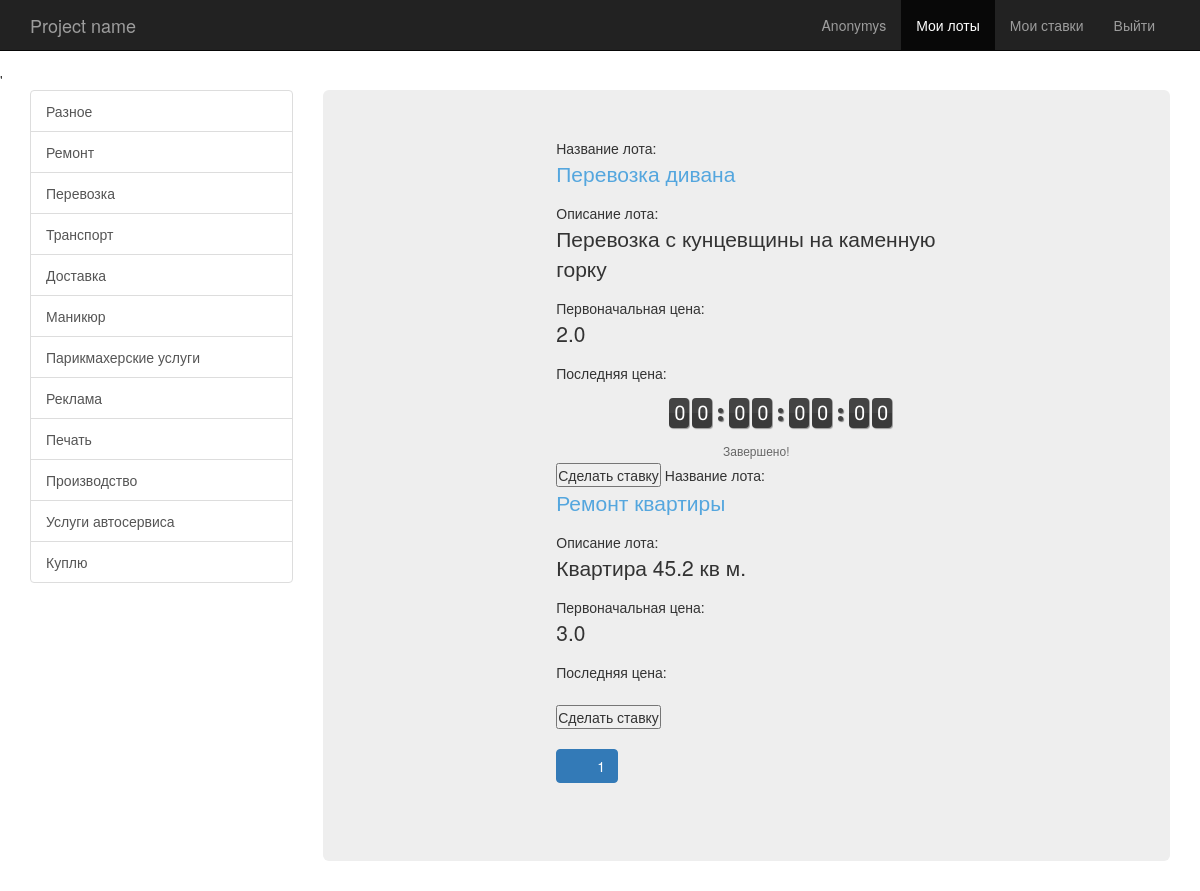
The app's page /category/3/, older data.
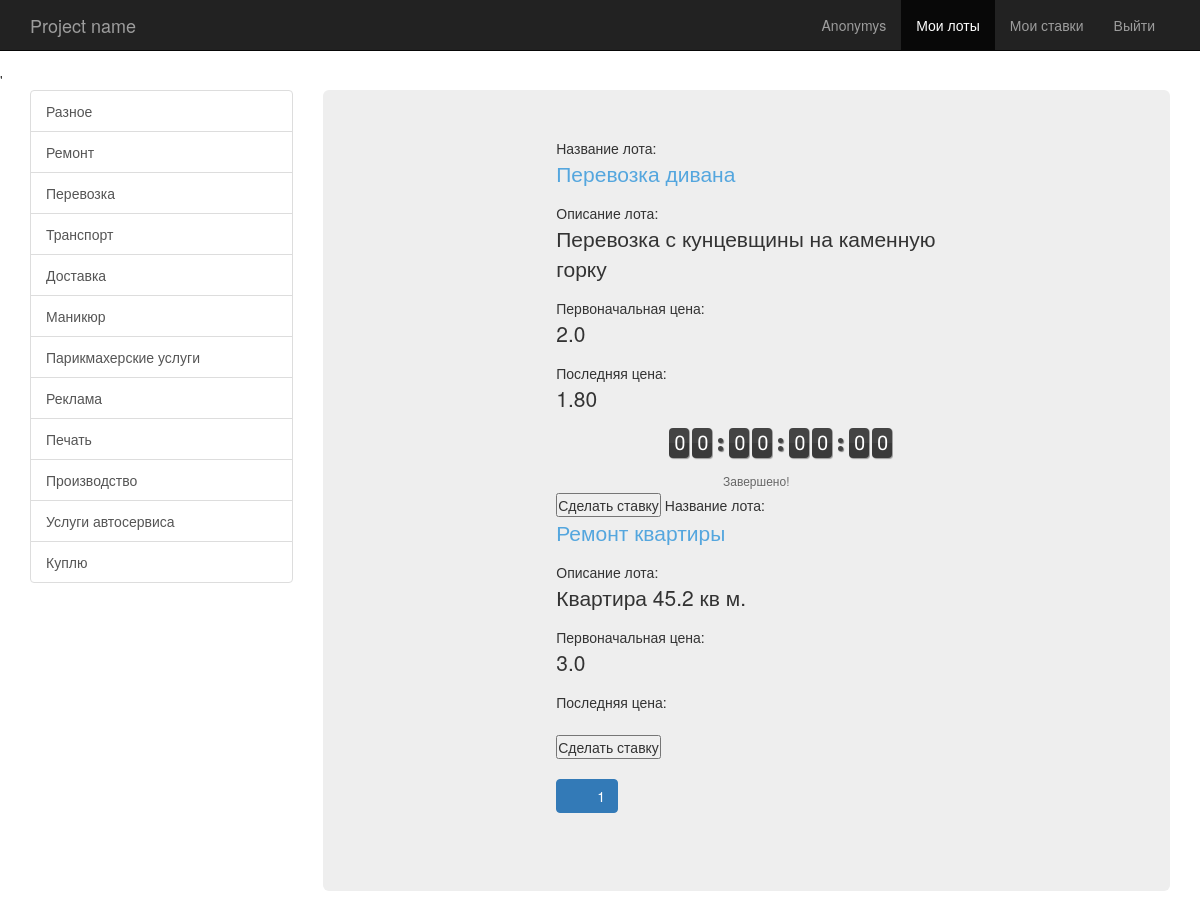
The same page, newer data.
### hollau/models.py (models this page shows, shortened)
class Lot(models.Model):
    name = models.CharField(u"предложение", max_length=100)
    description = models.TextField(u"описание предложения")
    start_price = models.FloatField(u"стартовая цена")
    current_price = models.FloatField(u"текущая цена", blank=True, null=True)
    sold = models.BooleanField(u"продано", default=False)
    author = models.ForeignKey(User, verbose_name=u"Аукционатор", related_name='lots', default="1")
    start_date = models.DateTimeField(u'начало продажи', auto_now_add=True)
    end_date = models.DateTimeField(u'окончание продажи')
    lastest_propose = models.DateTimeField(u'последнее предложение', blank=True, null=True)
    category = models.ForeignKey(Category, verbose_name=u'Категория', default=1)
    class Admin:
        list_display = ("name", "price", "propose", "lastest_propose", "bought")
        ordering = ("-lastest_propose", "end_date",)
    def propose(self):
        lastest = self.propose_set.order_by('-date')
        if lastest:
            return lastest[0]
        else:
            return None
    def bought(self):
        return self.propose() and ((self.end_date < datetime.datetime.now()) or self.sold)

### hollau/views.py (the view)
# urls.py: url(r'^category/(?P<pk>[0-9]+)/$', views.category, name='category'),
def category(request, pk):
    categories = models.Category.objects.all()
    category_lots = models.Lot.objects.filter(category=pk)
    paginator, page = paginate(request, category_lots)
    return render(request, 'categorypage.html', {'paginator': paginator, 'page': page, 'category_lots': page.object_list, 'categories': categories, 'category_id': pk})

### hollau/views.py (called while the page is built)
def paginate(request, qs):
    try:
        limit = int(request.GET.get('limit', 2))
    except ValueError:
        limit = 2
    if limit > 2:
        limit = 2
    try:
        page = int(request.GET.get('page',1))
    except ValueError:
        raise Http404
    paginator = Paginator(qs, limit)
    try:
        page = paginator.page(page)
    except EmptyPage:
        page = paginator.page(paginator.num_pages)
    return paginator, page

### hollau/templates/categorypage.html (shortened to what this page needs)
{% extends 'base.html' %}
{% load staticfiles %}
{% block javascript %}
        <link rel="stylesheet" href="{% static 'countdown_style.css' %}" />
        <link rel="stylesheet" href="{% static 'jquery.countdown.css' %} " />
{% endblock %}
{% block content %}
<div class="row">
  <div class="col-lg-12 col-md-12 col-sm-12 col-xs-12">
{% for lot in category_lots %}
Название лота: <p><a href="{% url 'lot_detail' lot.id%}">{{lot.name}}</a></p>
Описание лота: <p>{{lot.description}}</p>
Первоначальная цена: <p>{{lot.start_price}}</p>
Последняя цена: <p id="current_price">{{lot.current_price|floatformat:2}}</p>
<div id="countdown"></div>
<p id="note"></p>
<button id="makeabet">Сделать ставку</button>
{% endfor %}
<nav><ul class="pagination">
{% for p in paginator.page_range %}
 {% if p == page.number %}
 <li class="active">
 {% else %}
 <li>
 {% endif %}
  <a href="{{ paginator.baseurl }}{{ p }}">
  {{ p }}</a>
</li>
{% endfor %}
</ul></nav>
      </div>
    </div>
<body>
</body>
{% endblock %}

Row changes from the older to the newer data that the page shows:
changed Lot "Перевозка дивана": current_price (not shown) → "1.80"
